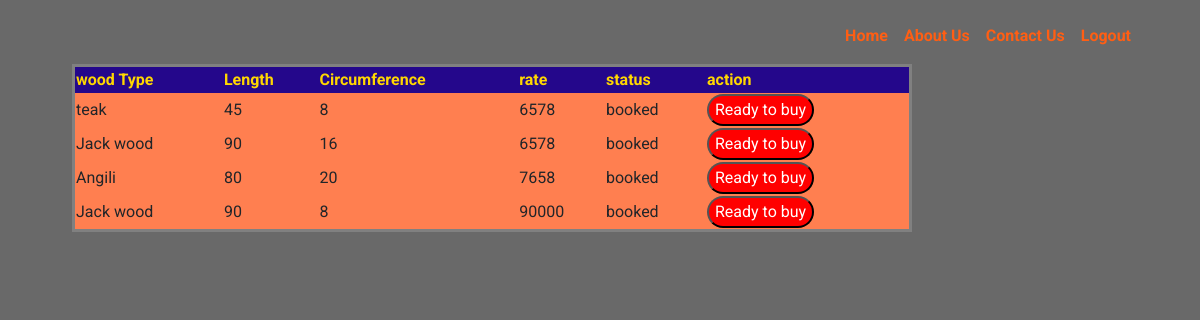
Screenshot of /view/ with the database file from the repository.
### login/models.py (models this page shows)
class sell(models.Model):
    user=models.CharField(max_length=100)
    usname=models.CharField(max_length=100)
    uname=models.CharField(max_length=100)
    m_name=models.CharField(max_length=100)
    wood_id=models.CharField(max_length=100)
    type_of_wood=models.CharField(max_length=100)
    length=models.CharField(max_length=100)
    width=models.CharField(max_length=100)
    rate=models.CharField(max_length=100)
    status=models.CharField(max_length=100)

### login/views.py (the view)
# urls.py: path('view/',views.view, name = "view"),
def view(request):
    m=sell.objects.filter()
    return render(request,'one.html',{'m':m})

### templates/one.html (shortened to what this page needs)
{% load static %}
<!doctype html>
<html lang="en">
<head>
    <link rel="stylesheet" href="{%static 'css/bootstrap.min.css'%} ">
    <link rel="stylesheet" href="{%static 'css/animate.css'%} ">
    <link rel="stylesheet" href="{%static 'css/owl.carousel.min.css'%}">
    <link rel="stylesheet" href="{%static 'css/themify-icons.css'%}">
    <link rel="stylesheet" href="{%static 'css/flaticon.css'%}">
    <link rel="stylesheet" href="{%static 'css/magnific-popup.css'%}">
    <link rel="stylesheet" href="{%static 'css/slick.css'%}">
    <link rel="stylesheet" href="{%static 'css/gijgo.min.css'%}">
    <link rel="stylesheet" href="{%static 'css/nice-select.css'%}">
    <link rel="stylesheet" href="{%static 'css/all.css'%}">
    <link rel="stylesheet" href="{%static 'css/style.css'%}">
</head>
<body  style="background-color: dimgray;">
    <header class="main_menu home_menu">
        <div class="container">
            <div class="row align-items-center">
                <div class="col-lg-12">
                    <nav class="navbar navbar-expand-lg navbar-light">
                        <div class="collapse navbar-collapse main-menu-item justify-content-end"
                            id="navbarSupportedContent">
                            <ul class="navbar-nav">
                                <li class="nav-item">
                                    <a class="nav-link" href="/userhome"><b>Home</b></a>
                                </li>
                                <li class="nav-item">
                                    <a class="nav-link" href="/elements"><b>About Us</b></a>
                                </li>
                                <li class="nav-item">
                                    <a class="nav-link" href="/contact1"><b>Contact Us</b></a>
                                </li>
                                <li class="nav-item">
                                    <a class="nav-link" href="/index"><b>Logout</b></a>
                                </li>
    </header>
       <table style="width: 70%; border-style:solid;margin-left:6%;background-color:coral"><thead>
           <tr>
              <th>wood Type</th>
              <th>Length</th>
              <th>Circumference</th>
              <th>rate</th>
              <th>status</th>
              <th>action</th>
           </tr>
           </thead>
           {% for e in m %}
           <tr>
           <td>{{e.type_of_wood}}</td>
           <td>{{e.length}}</td>
           <td>{{e.width}}</td>
           <td>{{e.rate}}</td>
           <td>{{e.status}}</td>
           <td>
                <form action="/membership/" method="POST">
                <input type="submit" value="Ready to buy" style="color: #ffffff;background:red;border-radius: 10em;height: 2em;">
            </form>
           </td>
        </tr>
           {% endfor %}
       </table>
</body>
</html>

### templates/one.html (style rules this page uses)
th { color: gold;background-color: rgb(36, 7, 139);align-self: auto; }

### rows the page displays
sell: type_of_wood "teak", length "45", width "8", rate "6578", status "booked"
sell: type_of_wood "Jack wood", length "90", width "16", rate "6578", status "booked"
sell: type_of_wood "Angili", length "80", width "20", rate "7658", status "booked"
sell: type_of_wood "Jack wood", length "90", width "8", rate "90000", status "booked"
